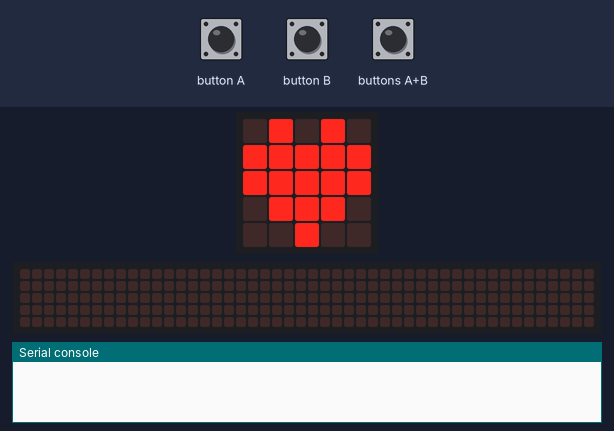
The program below on a simulated BBC micro:bit (MakeCode). On the bench: the board's 5×5 LED display, a strip that is not on the board, showing the scrolling text unrolled, the last lines printed to the serial console. Inputs (shaded band) come from the test bench. No radio messages arrive unless stated (any console line starting 'radio sent:' is added by the test bench); the 48×5 strip is a reading aid, not a part: it shows the text the display is scrolling, unrolled, one strip-width of it at a time.

Above: at 2.8 s.
2.9 s: buttons A+B pressed for 0.15 s
At 3.5 s:
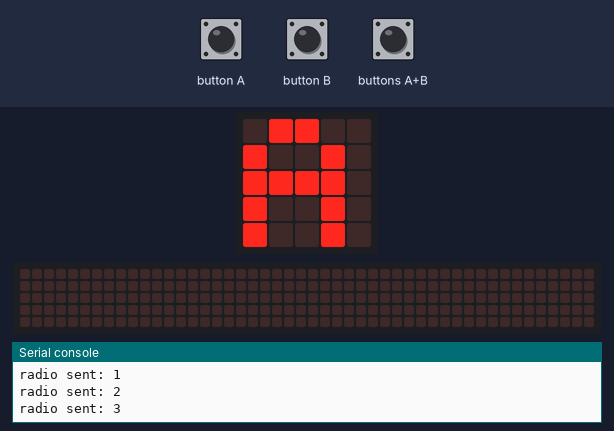
6.0 s: button A pressed for 0.15 s
9.1 s: button B pressed for 1 s
At 9.9 s:
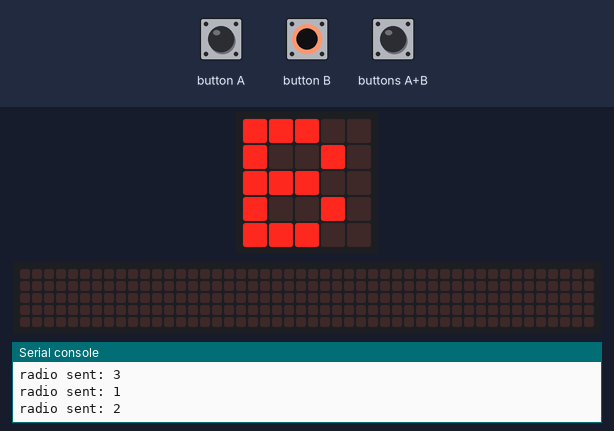
11.6 s: buttons A+B pressed for 1 s
At 12.45 s:
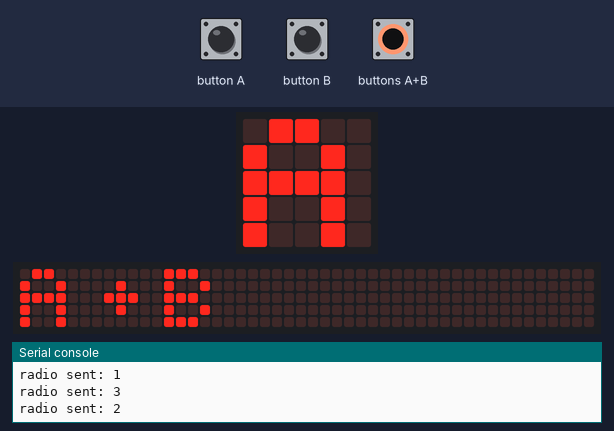
14.1 s: button A pressed for 1 s
16.6 s: buttons A+B pressed for 0.15 s
At 22.0 s:
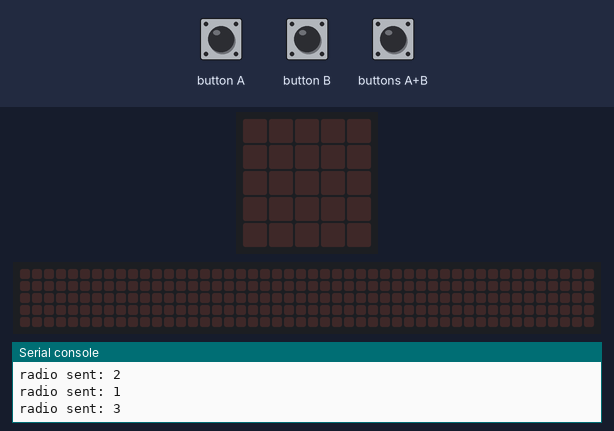

Measured:
- after the input at 2.9 s, the display: changes at once (image 1)
- after the input at 9.1 s, the display: changes after 0.16 s (image 2)
- after the input at 11.6 s, the display: first changes at once (image 3 shows a later state)
- after the input at 16.6 s, the display: first differs from a run without the input after 0.88 s (image 4 shows a later state)

The program:

main.ts
```typescript
radio.setGroup(10)
led.stopAnimation()
basic.showIcon(IconNames.Heart)
basic.pause(1000)
basic.forever(function () {
    if (input.buttonIsPressed(Button.A)) {
        radio.sendNumber(1)
        basic.showString("A")
    }
    basic.pause(200)
})
basic.forever(function () {
    if (input.buttonIsPressed(Button.B)) {
        radio.sendNumber(2)
        basic.showString("B")
    }
    basic.pause(200)
})
basic.forever(function () {
    if (input.buttonIsPressed(Button.AB)) {
        radio.sendNumber(3)
        basic.showString("A+B")
    }
    basic.pause(200)
})
```

test.ts
```typescript
// テストはここに来ます。このパッケージが拡張機能として使用されるときにはコンパイルされません。
```
